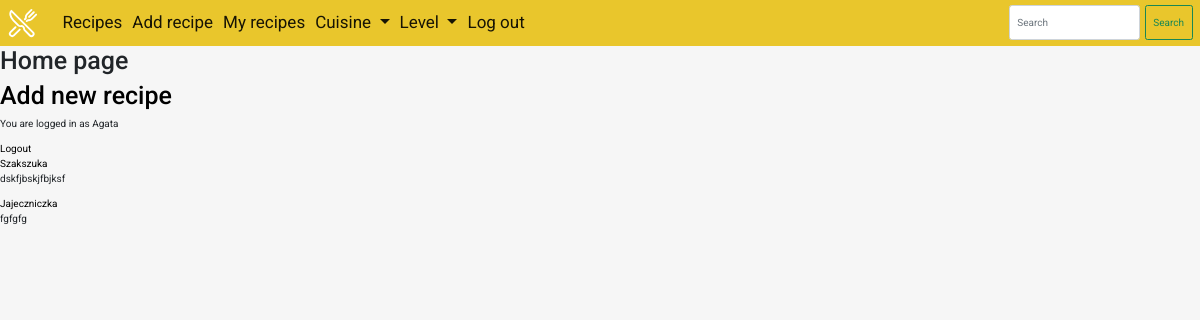
Before: / (signed in) with the older database file.
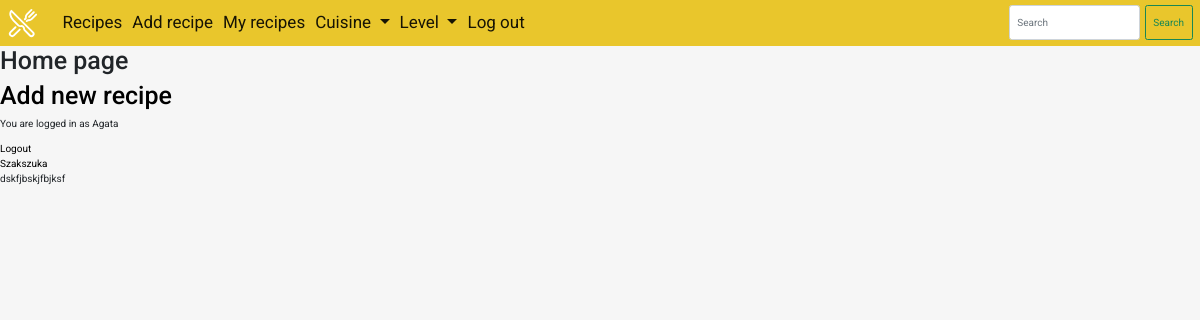
After: the same page with the newer database file.
### rec/models.py (models this page shows, shortened)
class Recipe(models.Model):
    name = models.CharField(max_length=250)
    time = models.CharField(max_length=8)
    servings = models.CharField(max_length=3)
    ingridients = models.TextField()
    desc = models.TextField()
    cuisines = [
        ('', 'Choose one'),
        ('tr', 'Traditional'),
        ('vt', 'Vegetarian'),
        ('ve', 'Vegan'),
    ]
    cuisine = models.CharField(max_length=2, choices=cuisines, default='')
    levels = [
        ('', 'Choose one'),
        ('e', 'Easy'),
        ('m', 'Medium'),
        ('h', 'Hard'),
    ]
    level = models.CharField(max_length=1, choices=levels, default='')
    user = models.ForeignKey(User, on_delete=models.CASCADE)

### rec/views.py (the view)
# urls.py: path('', views.home, name='home'),
def home(request):
    rec = Recipe.objects.all()
    return render(request, 'home.html', {'rec': rec})

### rec/templates/home.html
{% extends 'base.html' %}
{% block content %}
<h1>Home page</h1>
<a href="{% url 'create' %}"><h1>Add new recipe</h1></a>
{% if user.is_authenticated %}
    <p>You are logged in as {{user}}</p>
    <a href="{% url 'logout' %}">Logout</a>
<br>
{% for re in rec %}
    <a href="{% url 'detail' re.id %}">{{re.name}}</a>
    <p>{{re.desc}}</p>
{% endfor %}
{% else %}
    <a href="{% url 'register' %}">Register</a>
    <a href="{% url 'log' %}">Log in</a>
{% endif %}
{% endblock content %}

### rec/templates/base.html (shortened to what this page needs)
<!doctype html>
<html lang="en">
  <head>
    {% load static %}
    <link href="https://cdn.jsdelivr.net/npm/bootstrap@5.0.2/dist/css/bootstrap.min.css" rel="stylesheet"
>
    <link rel="stylesheet" href="{% static 'css/styles.css' %}">
    <link rel="stylesheet" href="{% static 'css/queries.css' %}">
  </head>
  <body>
    <nav class="navbar navbar-expand-lg navbar-light">
        <div class="container-fluid">
          <ion-icon name="restaurant-outline"></ion-icon>
          <div class="collapse navbar-collapse" id="navbarSupportedContent">
            <ul class="navbar-nav me-auto mb-2 mb-lg-0">
              <li class="nav-item">
                <a class="nav-link active" aria-current="page" href="{% url 'home' %}">Recipes</a>
              </li>
              <li class="nav-item">
                <a class="nav-link active" href="{% url 'create' %}">Add recipe</a>
              </li>
              <li class="nav-item">
                <a class="nav-link active" href="{% url 'my' %}">My recipes</a>
              </li>
              <li class="nav-item dropdown">
                <a class="nav-link active dropdown-toggle" href="#" id="navbarDropdown" role="button" data-bs-toggle="dropdown" aria-expanded="false">
                  Cuisine
                </a>
              </li>
              <li class="nav-item dropdown">
                <a class="nav-link active dropdown-toggle" href="#" id="navbarDropdown" role="button" data-bs-toggle="dropdown" aria-expanded="false">
                  Level
                </a>
              </li>
              {% if user.is_authenticated %}
              <li class="nav-item">
                  <a class="nav-link active" aria-current="page" href="{% url 'logout' %}">Log out</a>
              </li>
              {% endif %}
            </ul>
            <form class="d-flex" action="{% url 'search' %}" method="POST">
              <input class="form-control me-2" type="search" name="search" placeholder="Search" aria-label="Search">
              <button class="btn btn-outline-success" type="submit">Search</button>
            </form>
          </div>
        </div>
      </nav>
{% block content %}
{% endblock content %}
  </body>
</html>

### rec/static/CSS/styles.css (style rules this page uses)
* { margin: 0; padding: 0; box-sizing: border-box; }
:root { --background: #f6f6f6; --primary: #e9c62c; }
html, body { font-size: 10px; font-family: 'Roboto', sans-serif; background-color: var(--background); }
a, a:hover { text-decoration: none; color: black; }
nav * { font-size: 1.7rem; }
.container-fluid { max-width: 1200px; margin: 0 auto; }
nav input { height: 3.5rem; }
nav ion-icon { font-size: 3rem; margin-right: 2rem; }
nav { background-color: var(--primary); color: white; }
input { width: 100%; }

Changed rows visible on the page:
removed Recipe: name "Jajeczniczka", desc "fgfgfg"
